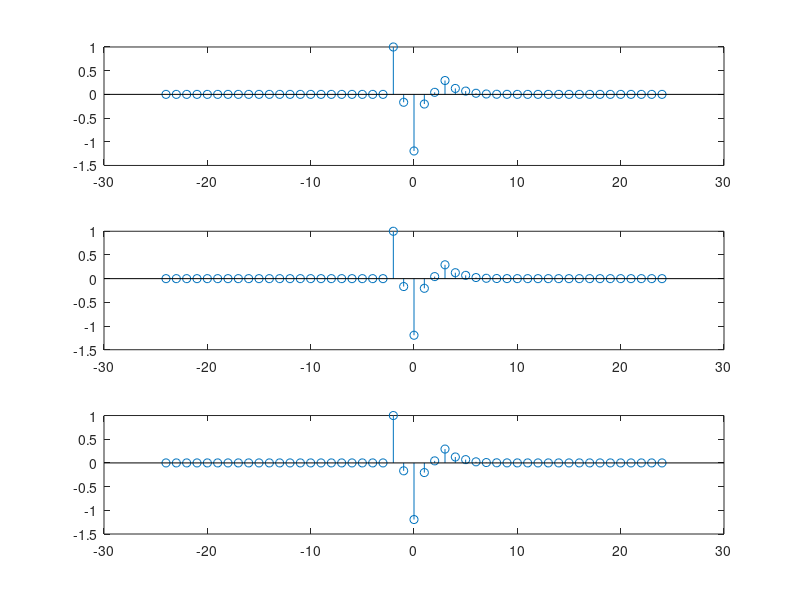

The MATLAB script that drew this image:
function exercise2()
    x=[zeros(1,8) (1/2).^(0:2) zeros(1,6)];
    n=-24:24;
    h1=zeros(1,17); 
    h1(7)=1;
    h1(8:9)=-1;
    h1(10)=1;
    a=zeros(1,8);
    b=ones(1,2);
    c=2*ones(1,7);
    h2=[a b c].*[a 1*(1/3).^(0:8)];
    h=conv(h1,h2);
    firstOutput=conv(conv(x,h1),h2);
    secondOutput=conv(conv(x,h2),h1);
    thirdOutput=conv(x,h);
    subplot(3,1,1);stem(n,firstOutput);
    subplot(3,1,2);stem(n,secondOutput);
    subplot(3,1,3);stem(n,thirdOutput);
end